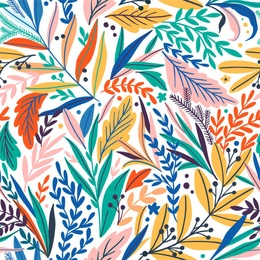
%> input picture Matlab/Outputs/Pattern.jpg, 260 x 260 px, shrunk from 612 x 612 before the run
$ octave Huffman_Image_Compression..m   (GNU Octave 9; MATLAB toolbox functions it lacks are replaced by stand-ins)
%> lines starting %> are read from the running program, lines starting %| are printed output that depends on the picture; in (x1, y1, x2, y2) boxes, pixels count from 0 and x2, y2 are one past the last pixel; in counts of white or black regions, pixels touching at a corner belong together; the program's own positions count from 1
pkg load image;
pkg load communications;

% STEP 1: Download/Load Image
imageFileName = 'Pattern.jpg';

% STEP 2: Read Image and Convert to Grayscale
originalImage = imread(imageFileName);
%> originalImage is the input picture: size 260x260x3 uint8; mean R, G, B 183, 186.4, 176
[rows, cols, channels] = size(originalImage);
%> rows = 260; cols = 260; channels = 3

if channels == 3
    grayImage = rgb2gray(originalImage);
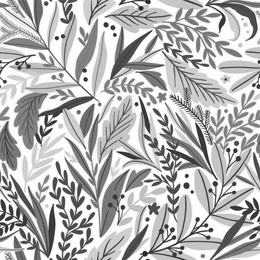
%> grayImage: size 260x260 uint8; min 21, max 255, mean 184.2
else
    grayImage = originalImage;
end
grayImage = uint8(grayImage);

% --- SAVE IMAGE 1: Original Grayscale ---
imwrite(grayImage, 'Original_Gray_e20130.jpg');
disp('Saved: Original_Gray_e20130.jpg');

figure(1);
subplot(1, 2, 1); imshow(grayImage); title('Original');

% STEP 3: Crop 16x16 Sub-image
N = 16;
startRow = 60;
startCol = 120;
croppedImage = grayImage(startRow : startRow+N-1, startCol : startCol+N-1);

% --- SAVE IMAGE 2: Cropped Image ---
imwrite(croppedImage, 'Cropped_e20130.jpg');
disp('Saved: Cropped_e20130.jpg');

subplot(1, 2, 2); imshow(croppedImage, 'InitialMagnification', 1000); title('Cropped');
%> after `title('Cropped')`:
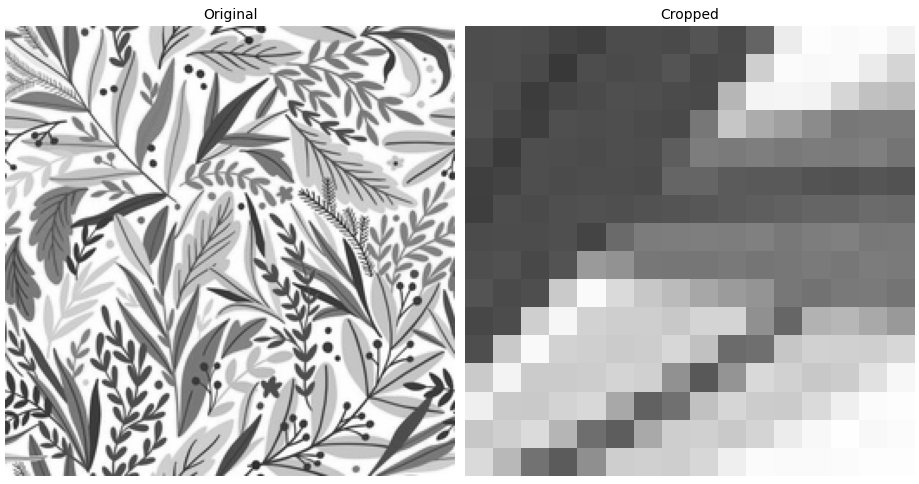
%> figure redrawn from the program's plot data, 2 panels
disp('Step 3: Image Cropped.');

% STEP 4: Quantize to 8 Levels
numLevels = 8;
binSize = 256 / numLevels;
quantizedImage = floor(double(croppedImage) / binSize);
disp(['Step 4: Quantized to ' num2str(numLevels) ' levels.']);

% STEP 5: Find Probability Distribution
symbols = 0:7;
flatPixels = quantizedImage(:);
%> flatPixels = 256 values, max 7 at index 14, min 1 at index 6, mean 3.99
totalPixels = numel(flatPixels);
%> totalPixels = 256
counts = zeros(1, 8);

for k = 1:length(symbols)
    counts(k) = sum(flatPixels == symbols(k));
end
%> after the loop, counts = [0 7 81 51 12 13 58 34]

probabilities = counts / totalPixels;
%> probabilities = [0 0.0273 0.316 0.199 0.0469 0.0508 0.227 0.133]

disp('Step 5: Symbol Probabilities');
disp('Symbol | Probability');
for k = 1:8
    fprintf('   %d   |   %.4f\n', symbols(k), probabilities(k));
end
%> this loop made 8 passes
%|    0   |   0.0000
%|    1   |   0.0273
%|    2   |   0.3164
%|    3   |   0.1992
%|    4   |   0.0469
%|    5   |   0.0508
%|    6   |   0.2266
%|    7   |   0.1328

% STEP 6: Construct Huffman Tree
validIndices = find(probabilities > 0);
%> validIndices = [2 3 4 5 6 7 8]
p = probabilities(validIndices);
%> p = [0.0273 0.316 0.199 0.0469 0.0508 0.227 0.133]
s = symbols(validIndices);
%> s = [1 2 3 4 5 6 7]

forest = cell(1, length(p));
%> forest = {[], [], [], [], [], [], []}
for i = 1:length(p)
    forest{i} = struct('type', 'leaf', 'symbol', s(i), 'prob', p(i), 'code', '');
end
%> this loop made 7 passes
%> after the loop, forest = {{symbol 1, prob 0.0273}, {symbol 2, prob 0.316}, {symbol 3, prob 0.199}, {symbol 4, prob 0.0469}, {symbol 5, prob 0.0508}, {symbol 6, prob 0.227}, {symbol 7, prob 0.133}}

while length(forest) > 1
    currentProbs = cellfun(@(x) x.prob, forest);
    [sortedProbs, sortIdx] = sort(currentProbs);
    forest = forest(sortIdx);

    node1 = forest{1};
    node2 = forest{2};
    parentNode = struct('type', 'parent', 'prob', node1.prob + node2.prob, ...
                        'left', node1, 'right', node2, 'code', '');
    forest(1:2) = [];
    forest{end+1} = parentNode;
end
%> this loop made 6 passes
%> (currentProbs, sortedProbs, sortIdx, node1, node2, parentNode) on passes 1 to 3: ([0.0273 0.316 0.199 0.0469 0.0508 0.227 0.133], [0.0273 0.0469 0.0508 0.133 0.199 0.227 0.316], [1 4 5 7 3 6 2], {symbol 1, prob 0.0273}, {symbol 4, prob 0.0469}, {prob 0.0742}), ([0.0508 0.133 0.199 0.227 0.316 0.0742], [0.0508 0.0742 0.133 0.199 0.227 0.316], [1 6 2 3 4 5], {symbol 5, prob 0.0508}, {prob 0.0742}, {prob 0.125}), ([0.133 0.199 0.227 0.316 0.125], [0.125 0.133 0.199 0.227 0.316], [5 1 2 3 4], {prob 0.125}, {symbol 7, prob 0.133}, {prob 0.258})
%> (sortedProbs, sortIdx, node1, parentNode) on pass 5: ([0.258 0.316 0.426], [1 2 3], {prob 0.258}, {prob 0.574})
%> after the loop, forest = {{prob 1}}

huffmanTree = forest{1};
%> huffmanTree = {prob 1}
myCodebook = cell(length(p), 2);
%> myCodebook = 14 items
stack = {huffmanTree, ''};
%> stack = {{prob 1}, ''}
idx = 1;

while ~isempty(stack)
    currData = stack(end,:);
    stack(end,:) = [];
    node = currData{1};
    codeStr = currData{2};

    if strcmp(node.type, 'leaf')
        myCodebook{idx, 1} = node.symbol;
        myCodebook{idx, 2} = codeStr;
        idx = idx + 1;
    else
        stack(end+1, :) = {node.left, [codeStr '0']};
        stack(end+1, :) = {node.right, [codeStr '1']};
    end
end
%> this loop made 13 passes
%> (node, codeStr) on passes 2 to 13: ({prob 0.574}, '1'), ({symbol 2, prob 0.316}, '11'), ({prob 0.258}, '10'), ({symbol 7, prob 0.133}, '101'), ({prob 0.125}, '100'), ({prob 0.0742}, '1001'), ({symbol 4, prob 0.0469}, '10011'), ({symbol 1, prob 0.0273}, '10010'), ({symbol 5, prob 0.0508}, '1000'), ({prob 0.426}, '0'), ({symbol 6, prob 0.227}, '01'), ({symbol 3, prob 0.199}, '00')
%> (currData, node, codeStr) on pass 1: ({{prob 1}, ''}, {prob 1}, '')
%> after the loop, stack = {}

disp('Step 6: Huffman Codes Generated.');
disp('-----------------------------');
disp('Symbol | Binary Code');
disp('-----------------------------');

[~, sortOrder] = sort([myCodebook{:,1}]);
%> sortOrder = [4 1 7 3 5 6 2]
sortedCodebook = myCodebook(sortOrder, :);
%> sortedCodebook = 14 items

for i = 1:size(sortedCodebook, 1)
    fprintf('   %d   | %s\n', sortedCodebook{i, 1}, sortedCodebook{i, 2});
end
disp('-----------------------------');

% STEP 7: Compress Images (Manual)
fastCodebook = cell(1, 8);
validSymbols = [myCodebook{:, 1}];
%> validSymbols = [2 7 4 1 5 6 3]
for i = 1:size(myCodebook, 1)
    fastCodebook{myCodebook{i, 1} + 1} = myCodebook{i, 2};
end
%> after the loop, fastCodebook = {[], '10010', '11', '00', '10011', '1000', '01', '101'}

croppedFlat = quantizedImage(:);
%> croppedFlat has the same summary as flatPixels
encodedCropped = strjoin(fastCodebook(croppedFlat + 1), '');
disp(['Step 7a: Cropped Bits Length: ' num2str(length(encodedCropped))]);
%| Step 7a: Cropped Bits Length: 629

quantizedOriginal = floor(double(grayImage) / binSize);
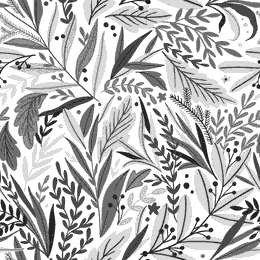
%> quantizedOriginal: size 260x260 double; min 0, max 7, mean 5.18; drawn with min black and max white
quantizedOriginal(quantizedOriginal > 7) = 7;

missingValues = setdiff(unique(quantizedOriginal), validSymbols);
%> missingValues = 0
if ~isempty(missingValues)
    for val = missingValues'
        [~, minIdx] = min(abs(validSymbols - val));
        quantizedOriginal(quantizedOriginal == val) = validSymbols(minIdx);
    end
%> this loop made 1 pass
%> minIdx on pass 1: 4
%> quantizedOriginal: size 260x260 double; 0.01% of pixels changed, all inside (x1, y1, x2, y2) = (16, 1, 202, 256)
end

originalFlat = quantizedOriginal(:);
encodedOriginal = strjoin(fastCodebook(originalFlat + 1), '');
disp(['Step 7b: Original Bits Length: ' num2str(length(encodedOriginal))]);
%| Step 7b: Original Bits Length: 193113

% STEP 8: Save to Text Files
fid1 = fopen('compressed_cropped.txt', 'w');
fprintf(fid1, '%s', encodedCropped);
fclose(fid1);

fid2 = fopen('compressed_original.txt', 'w');
fprintf(fid2, '%s', encodedOriginal);
fclose(fid2);
disp('Step 8: Files saved.');

% STEP 9: Compress using Inbuilt Function
validIdx = probabilities > 0;
%> validIdx = [false true true true true true true true]
p_inbuilt = probabilities(validIdx);
%> p_inbuilt = [0.0273 0.316 0.199 0.0469 0.0508 0.227 0.133]
p_inbuilt = p_inbuilt / sum(p_inbuilt);
s_inbuilt = symbols(validIdx);
%> s_inbuilt = [1 2 3 4 5 6 7]

dict = huffmandict(s_inbuilt, p_inbuilt);
%> dict = {[0 1 0 0 1], [0 0], [1 1], [0 1 0 0 0], [0 1 0 1], [1 0], [0 1 1]}
[tf, sig_indices] = ismember(originalFlat, s_inbuilt);
%> tf = 67600 logical values, 67600 true
comp_inbuilt = huffmanenco(sig_indices, dict);
str_inbuilt = sprintf('%d', comp_inbuilt);

fid3 = fopen('compressed_inbuilt.txt', 'w');
fprintf(fid3, '%s', str_inbuilt);
fclose(fid3);

disp(['Step 9: Inbuilt Compressed Length: ' num2str(length(str_inbuilt)) ' bits']);
%| Step 9: Inbuilt Compressed Length: 193113 bits

% STEP 10: Decompress Images
function decompressedData = decompressManual(bitString, rootNode, numPixels)
%> called with numPixels = 256
    decompressedData = zeros(1, numPixels);
    currentNode = rootNode;
%> currentNode = {prob 1}
    pixelIdx = 1;
    for i = 1:length(bitString)
        bit = bitString(i);
        if bit == '0'
            currentNode = currentNode.left;
        else
            currentNode = currentNode.right;
        end
        if strcmp(currentNode.type, 'leaf')
            decompressedData(pixelIdx) = currentNode.symbol;
            pixelIdx = pixelIdx + 1;
            currentNode = rootNode;
        end
    end
%> this loop made 629 passes
%> currentNode on passes 1 to 12: {prob 0.574}, {prob 1}, {prob 0.574}, {prob 1}, {prob 0.574}, {prob 1}, {prob 0.574}, {prob 1}, {prob 0.574}, {prob 1}, {prob 0.574}, {prob 0.258}
%> after the loop, decompressedData has the same summary as flatPixels outside decompressManual; pixelIdx = 257
end

fid = fopen('compressed_cropped.txt', 'r');
bitsCropped = fscanf(fid, '%s');
fclose(fid);
decodedCroppedFlat = decompressManual(bitsCropped, huffmanTree, 16*16);
%> decodedCroppedFlat has the same summary as flatPixels
reconstructedCropped = reshape(decodedCroppedFlat, 16, 16);

fid = fopen('compressed_original.txt', 'r');
bitsOriginal = fscanf(fid, '%s');
fclose(fid);
decodedOriginalFlat = decompressManual(bitsOriginal, huffmanTree, rows*cols);
%> the loop in decompressManual (call 2), `for i = 1:length(bitString)` made 193113 passes
reconstructedOriginal = reshape(decodedOriginalFlat, rows, cols);

% Convert Reconstructed Images back to 0-255 range for Display/Saving
imgReconCropped = uint8(reconstructedCropped * binSize);
imgReconOriginal = uint8(reconstructedOriginal * binSize);
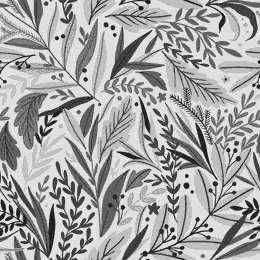
%> imgReconOriginal: size 260x260 uint8; min 32, max 224, mean 165.9

% --- SAVE IMAGE 3: Decompressed Cropped ---
imwrite(imgReconCropped, 'Decompressed_Cropped_e20130.jpg');
disp('Saved: Decompressed_Cropped_e20130.jpg');

% --- SAVE IMAGE 4: Decompressed Original ---
imwrite(imgReconOriginal, 'Decompressed_Original_e20130.jpg');
disp('Saved: Decompressed_Original_e20130.jpg');

figure(3);
subplot(1, 2, 1);
imshow(imgReconCropped, 'InitialMagnification', 1000);
title('Decompressed Cropped');
subplot(1, 2, 2);
imshow(imgReconOriginal);
title('Decompressed Original');
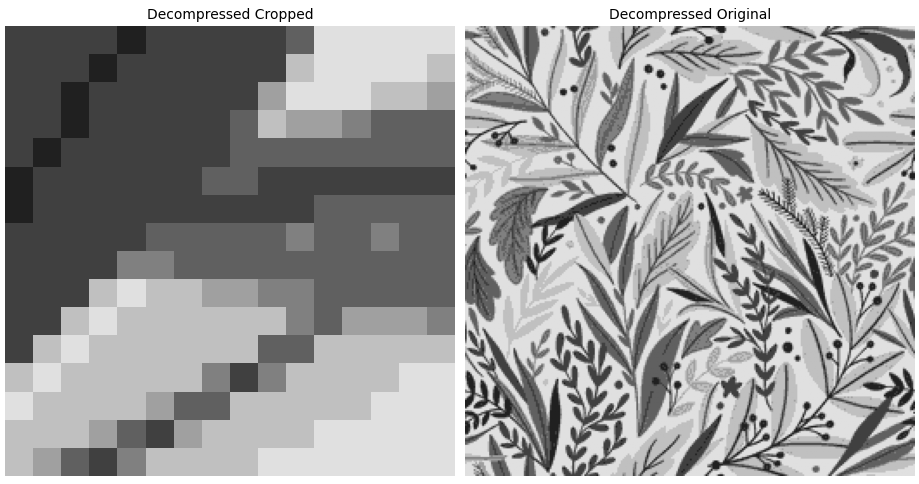
%> figure redrawn from the program's plot data, 2 panels
disp('Step 10: Images Decompressed.');

% STEP 11: Calculate Entropy
validP = probabilities(probabilities > 0);
%> validP = [0.0273 0.316 0.199 0.0469 0.0508 0.227 0.133]
entropyVal = -sum(validP .* log2(validP));
%> entropyVal = 2.43
disp(['Step 11: Entropy of Source: ' num2str(entropyVal) ' bits/symbol']);
%| Step 11: Entropy of Source: 2.4284 bits/symbol

% STEP 12: Evaluate PSNR
imgOrig = double(grayImage);
imgRecon = double(reconstructedOriginal) * binSize;
err = imgOrig - imgRecon;
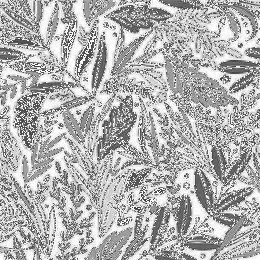
%> err: size 260x260 double; min -11, max 31, mean 18.3; drawn with min black and max white
mse = mean(err(:).^2);
%> mse = 427.9

MAX_I = 255;
if mse == 0
    psnrVal = Inf;
else
    psnrVal = 10 * log10((MAX_I^2) / mse);
%> psnrVal = 21.82
end

disp(['Step 12: MSE: ' num2str(mse)]);
%| Step 12: MSE: 427.8748
disp(['Step 12: PSNR Value: ' num2str(psnrVal) ' dB']);
%| Step 12: PSNR Value: 21.8176 dB

compressionRatio = (rows * cols * 8) / length(encodedOriginal);
%> compressionRatio = 2.8
disp(['Compression Ratio: ' num2str(compressionRatio) ':1']);
%| Compression Ratio: 2.8004:1

% --- DISCUSSION DATA GENERATION ---

disp('--- Discussion Data: Entropy ---');
img1 = uint8(grayImage);
counts1 = imhist(img1);
%> counts1 = 256 values, max 3458 at index 255, min 0 at index 1, mean 264.1
p1 = counts1 / numel(img1);
%> p1 = 256 values, max 0.0512 at index 255, min 0 at index 1, mean 0.00391
p1 = p1(p1 > 0);
%> p1 = 230 values, max 0.0512 at index 229, min 1.48e-05 at index 1, mean 0.00435
H_original = -sum(p1 .* log2(p1));
%> H_original = 7.07
disp(['i.   Entropy of Original Image:     ' num2str(H_original) ' bits/symbol']);
%| i.   Entropy of Original Image:     7.0663 bits/symbol

img2 = uint8(croppedImage);
counts2 = imhist(img2);
%> counts2 = 256 values, max 10 at index 79, min 0 at index 1, mean 1
p2 = counts2 / numel(img2);
%> p2 = 256 values, max 0.0391 at index 79, min 0 at index 1, mean 0.00391
p2 = p2(p2 > 0);
%> p2 = 113 values, max 0.0391 at index 17, min 0.00391 at index 1, mean 0.00885
H_cropped = -sum(p2 .* log2(p2));
%> H_cropped = 6.47
disp(['ii.  Entropy of Cropped Image:      ' num2str(H_cropped) ' bits/symbol']);
%| ii.  Entropy of Cropped Image:      6.467 bits/symbol

img3 = uint8(reconstructedOriginal);
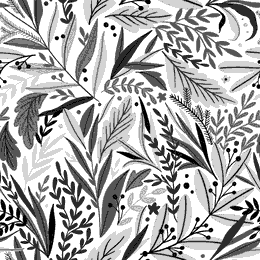
%> img3: size 260x260 uint8; min 1, max 7, mean 5.18; mean of the top-left, top-right, bottom-left and bottom-right quarters 5.33, 5.34, 4.96, 5.11; drawn with min black and max white
counts3 = imhist(img3);
%> counts3 = 256 values, max 24805 at index 8, min 0 at index 1, mean 264.1
p3 = counts3 / numel(img3);
%> p3 = 256 values, max 0.367 at index 8, min 0 at index 1, mean 0.00391
p3 = p3(p3 > 0);
%> p3 = [0.0307; 0.0957; 0.135; 0.084; 0.0727; 0.215; 0.367]
H_decompressed = -sum(p3 .* log2(p3));
%> H_decompressed = 2.45
disp(['iii. Entropy of Decompressed Image: ' num2str(H_decompressed) ' bits/symbol']);
%| iii. Entropy of Decompressed Image: 2.451 bits/symbol


disp('--- Discussion Data: Average Length ---');
avgLength = 0;
symbols = 0:7;
for i = 1:length(symbols)
    sym = symbols(i);
    prob = probabilities(i);
    codeIndex = find([myCodebook{:,1}] == sym);
    if ~isempty(codeIndex)
        codeStr = myCodebook{codeIndex, 2};
        lenCode = length(codeStr);
        avgLength = avgLength + (prob * lenCode);
    end
end
%> this loop made 8 passes
%> (prob, codeIndex, codeStr, lenCode, avgLength) on passes 2 to 8: (0.0273, 4, '10010', 5, 0.137), (0.316, 1, '11', 2, 0.77), (0.199, 7, '00', 2, 1.17), (0.0469, 3, '10011', 5, 1.4), (0.0508, 5, '1000', 4, 1.61), (0.227, 6, '01', 2, 2.06), (0.133, 2, '101', 3, 2.46)
%> prob on pass 1: 0
disp(['Average Length of Cropped Image: ' num2str(avgLength) ' bits/symbol']);
%| Average Length of Cropped Image: 2.457 bits/symbol


disp('--- Discussion Data: Performance Comparison ---');
uncompressedOriginalBits = rows * cols * 8;
%> uncompressedOriginalBits = 540800
uncompressedCroppedBits = 16 * 16 * 8;

len_ManualOriginal = length(encodedOriginal);
%> len_ManualOriginal = 193113
len_InbuiltOriginal = length(str_inbuilt);
%> len_InbuiltOriginal = 193113
len_ManualCropped = length(encodedCropped);
%> len_ManualCropped = 629

CR_Manual_Original = uncompressedOriginalBits / len_ManualOriginal;
%> CR_Manual_Original = 2.8
CR_Inbuilt_Original = uncompressedOriginalBits / len_InbuiltOriginal;
%> CR_Inbuilt_Original = 2.8
CR_Manual_Cropped = uncompressedCroppedBits / len_ManualCropped;
%> CR_Manual_Cropped = 3.26

disp('Performance Comparison Table:');
disp('---------------------------------------------------------------');
fprintf('%-20s | %-15s | %-15s\n', 'Metric', 'Manual Algo', 'Inbuilt Algo');
disp('---------------------------------------------------------------');
fprintf('%-20s | %-15d | %-15d\n', 'Compressed Bits', len_ManualOriginal, len_InbuiltOriginal);
%| Compressed Bits      | 193113          | 193113
fprintf('%-20s | %-15.4f | %-15.4f\n', 'Compression Ratio', CR_Manual_Original, CR_Inbuilt_Original);
%| Compression Ratio    | 2.8004          | 2.8004
disp('---------------------------------------------------------------');

disp(['Manual Cropped Ratio: ' num2str(CR_Manual_Cropped) ':1']);
%| Manual Cropped Ratio: 3.256:1
disp('---------------------------------------------------------------');
